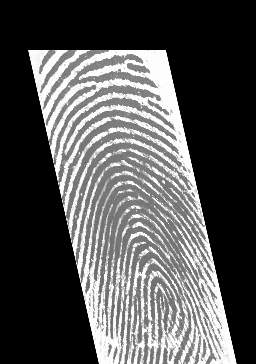
#> input picture image_processing/output/warp_affine2.bmp, 256 x 364 px
$ python affine_wrap.py
#> lines starting #> are read from the running program, lines starting #| are printed output that depends on the picture
import cv2
import numpy as np

# Load warped affine image
warp_affine = cv2.imread('../output/warp_affine2.bmp')
#> warp_affine is the input picture: shape (364, 256, 3); min 0, max 253, mean 83.9

rows, cols, ch = warp_affine.shape
#> rows = 364; cols = 256; ch = 3

# Original correspondences
pts1 = np.float32([[150, 50], [20, 50], [50, 200]])
# Define where those points should map to
pts2 = np.float32([[120, 100], [50, 100], [100, 250]])

# Forward affine transform
M_affine = cv2.getAffineTransform(pts1, pts2)
# Inverse affine transform
M_affine_inv = cv2.invertAffineTransform(M_affine)

# Reverse warp
restored_affine = cv2.warpAffine(warp_affine, M_affine_inv, (cols, rows))
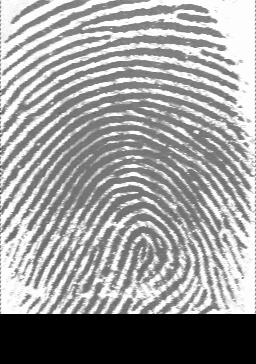
#> restored_affine: shape (364, 256, 3); min 0, max 253, mean 155.3

# Save result
cv2.imwrite('restored_affine.bmp', restored_affine)

# Display
cv2.imshow('Warped Affine', warp_affine)
cv2.imshow('Restored Affine', restored_affine)
cv2.waitKey(0)
cv2.destroyAllWindows()

$ run again, with image_processing/output/warp_affine3.bmp copied over image_processing/output/warp_affine2.bmp
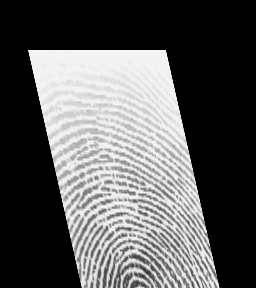
#> input picture image_processing/output/warp_affine3.bmp, 256 x 288 px
#> warp_affine is the input picture: shape (288, 256, 3); min 0, max 246, mean 90.4
#> `restored_affine = cv2.warpAffine(warp_affine, M_affine_inv, (cols, row..`:
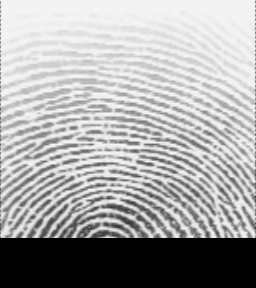
#> restored_affine: shape (288, 256, 3); min 0, max 246, mean 167.4

$ run again, with image_processing/output/warp_affine.bmp copied over image_processing/output/warp_affine2.bmp
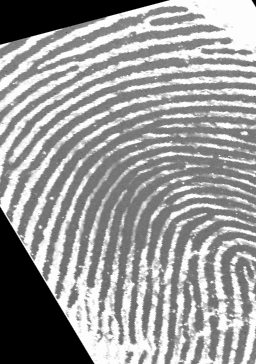
#> input picture image_processing/output/warp_affine.bmp, 256 x 364 px
#> warp_affine is the input picture: shape (364, 256, 3); min 0, max 253, mean 153.3
#> `restored_affine = cv2.warpAffine(warp_affine, M_affine_inv, (cols, row..`:
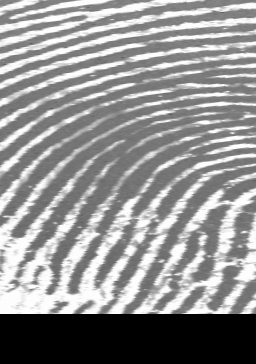
#> restored_affine: shape (364, 256, 3); min 0, max 253, mean 144.9
